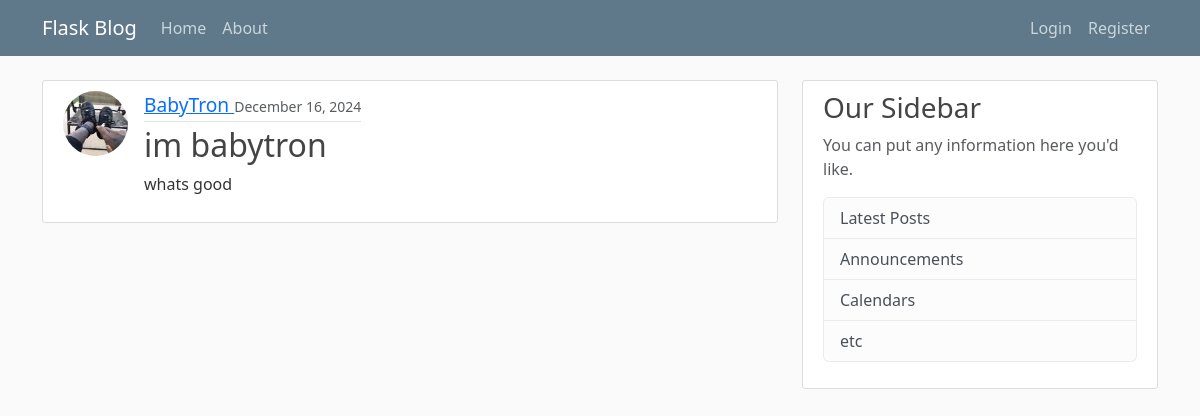
/post/29, run on an earlier commit of the app's database.
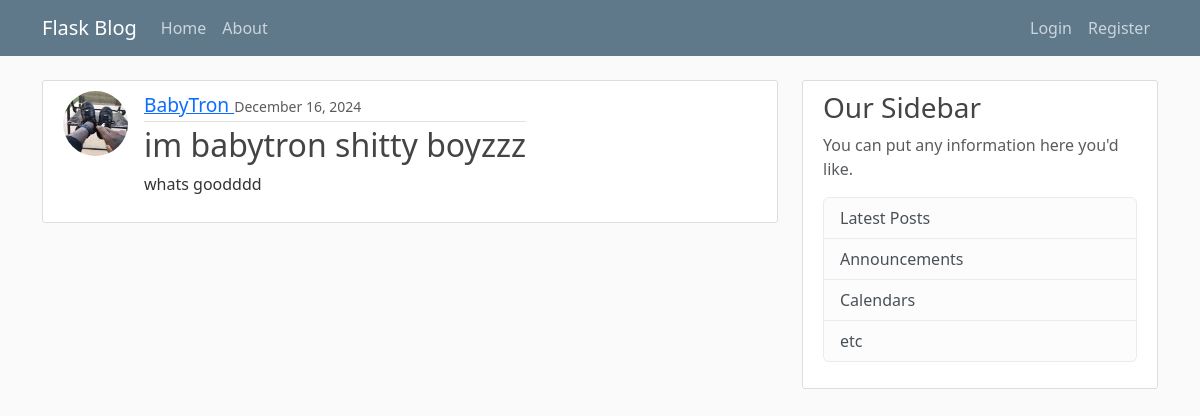
And on a later commit of the database.
### flaskblog/posts/models.py (models this page shows, shortened)
class Post(db.Model):
    __tablename__ = 'post'
    id = db.Column(db.Integer, primary_key=True)
    title = db.Column(db.String(100), nullable=False)
    date_posted = db.Column(db.DateTime, nullable=False, default=datetime.utcnow)
    content = db.Column(db.Text, nullable=False)
    user_id = db.Column(db.Integer, db.ForeignKey("user.id"), nullable=False)

### flaskblog/posts/routes.py (the view)
@posts.route("/post/<int:post_id>")
def post(post_id: int):
    post = Post.query.get_or_404(post_id)
    return render_template("post.html", title=post.title, post=post)

### flaskblog/templates/post.html (shortened to what this page needs)
{% extends "layout.html" %} {% set active_page = "Post" %} {% block content %}
<article class="d-flex content-section">
	<img
		class="rounded-circle article-img"
		src="{{url_for('static', filename='profile_pics/' + post.author.image_file) }}"
		alt=""
	/>
	<div class="media-body">
		<div class="article-metadata">
			<a
				style="font-size: larger"
				class="mr-2"
				href="{{ url_for('users.user_posts', username=post.author.username) }}"
				>{{ post.author.username }}
			</a>
			<small class="text-muted">{{ post.date_posted.strftime('%B %d, %Y') }}</small>
			<br />
		</div>
		<h2 class="article-title">{{ post.title }}</h2>
		<p class="article-content">{{ post.content }}</p>
	</div>
</article>
{% endblock content %}

What changed in the data, as far as the page shows it:
changed Post: title "im babytron" → "im babytron shitty boyzzz"; content "whats good" → "whats goodddd"
